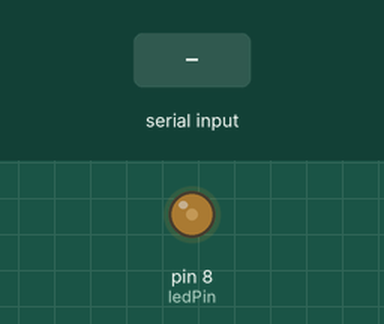
Bench run of a sketch on a simulated Arduino Uno, built with avr-gcc and run on an emulated ATmega328P. On the bench: output pins drawn as LEDs (lit = HIGH). Inputs (shaded band) come from the test bench.

Above: at 1.2 s.
1.3 s: "a" received over Serial
At 1.45 s:
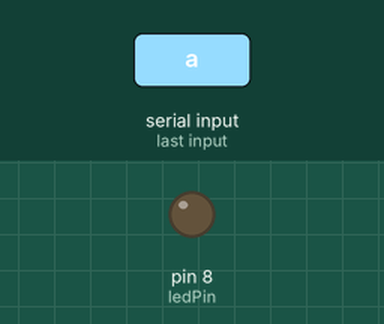
At 1.95 s:
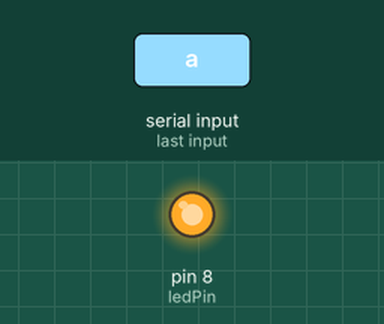
Timing chart, 0 to 10.3 s (numbered marks = the images above; inputs shaded):
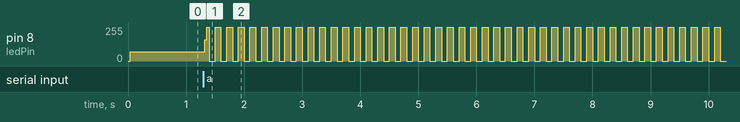

The sketch:

PWM.ino
```cpp
/* Enviando dados do PC para o ArduínoVamos piscar um LED de forma proporcional ao valor recebido a partir do PC */
int ledPin = 8; // Pino ao qual o LED será conectado
int piscando = 0; // variável para armazenar taxa de “piscagem”
void setup() {
Serial.begin(9600);
pinMode(ledPin, OUTPUT); // Pino 13 será de saída de sinais
}
void loop()
{
  if (Serial.available()) { // Verificar se há caracteres disponíveis
   char caractere = Serial.read(); // Armazena caractere lido
   if ( caractere == 'a' ) {  // Verificar se o caractere ASCII é um dígito entre 0 e 9
     piscando = 100;
    }
   else if ( caractere == 'b' ) {  // Verificar se o caractere ASCII é um dígito entre 0 e 9
      piscando = 500;
   }
   else if ( caractere == 'c' ) {  // Verificar se o caractere ASCII é um dígito entre 0 e 9
    piscando = 1000;
    }
  }
  pisca(); // Chamando a função blink(), que será declarada abaixo.
}
/* Declarando a função pisca() que fará o LED piscar na taxa deternminada pelo valor armazenado na variável piscando
*/
void pisca()
{
digitalWrite(ledPin, HIGH);
delay(piscando);
digitalWrite(ledPin, LOW);
delay(piscando);
}
```

Measured:
- after the input at 1.3 s, pin 8 (ledPin): 71/255 → 159/255 at once, then moves between 0/255 and 255/255, repeating every 0.60 s
